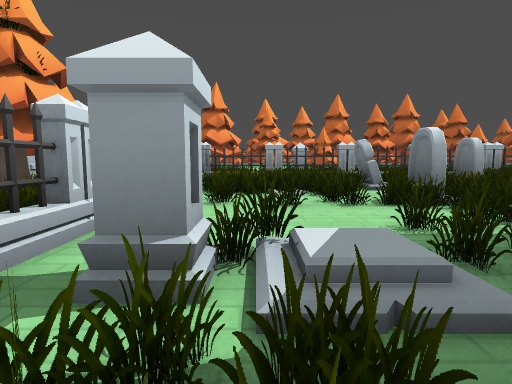
view 1 (above)

20 first-person views from a walk through a Godot game level. The camera is 1.2 m above the floor, tilts 6° down and sees 80° across. The floor is counted in squares, 2 m on a side. Each view is taken from the middle of a square. On the plan, view 1 faces up. The plan holds only what a view shows up to about 9 squares ahead; the rest is blank. The place goes on beyond the plan. Some surface patterns are stand-ins.

view 2
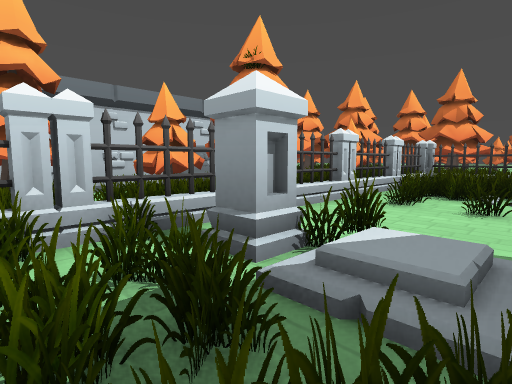

view 3
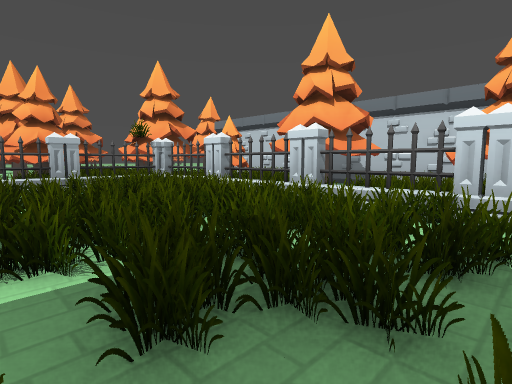

view 4
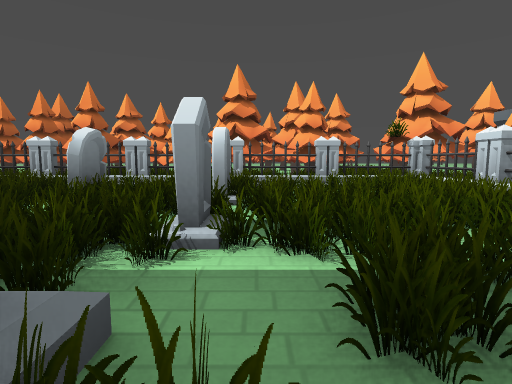

view 5
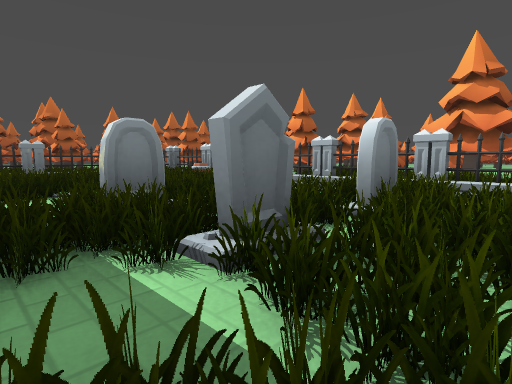

view 6
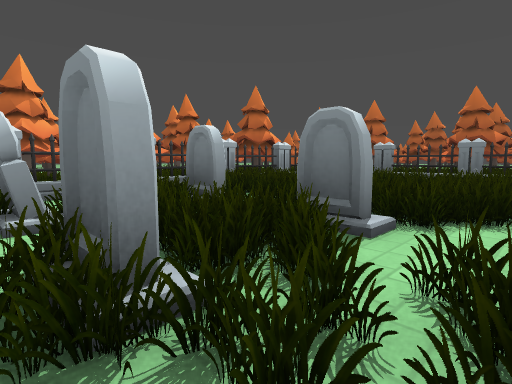

view 7
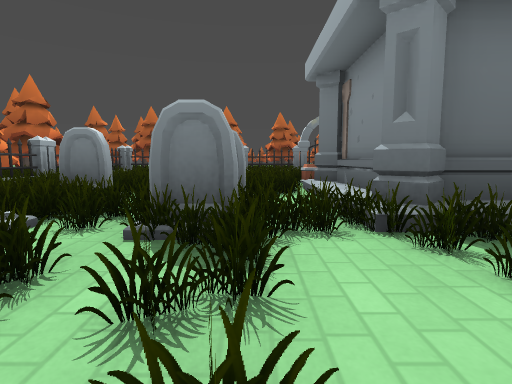

view 8
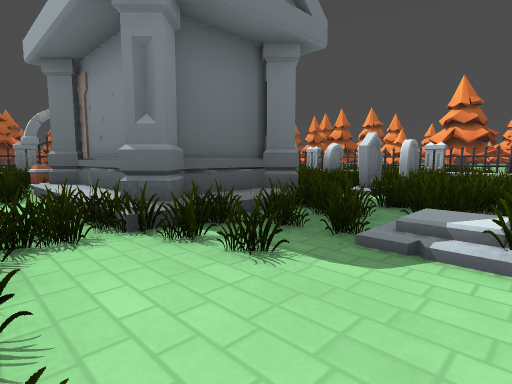

view 9
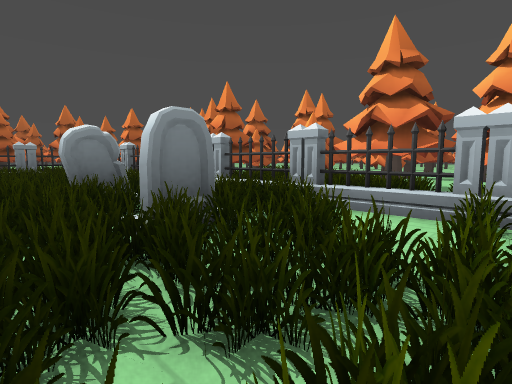

view 10
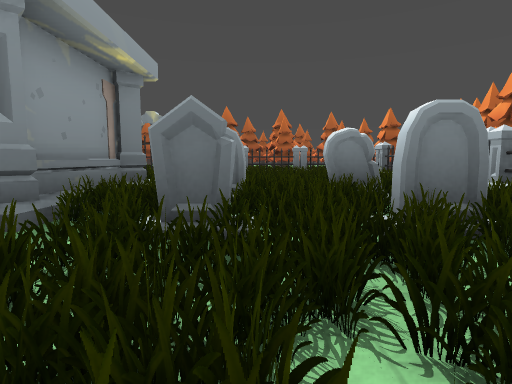

view 11
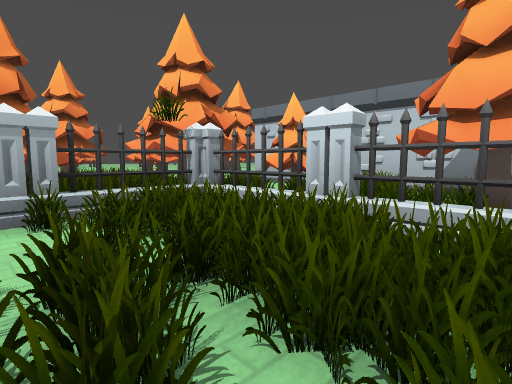

view 12
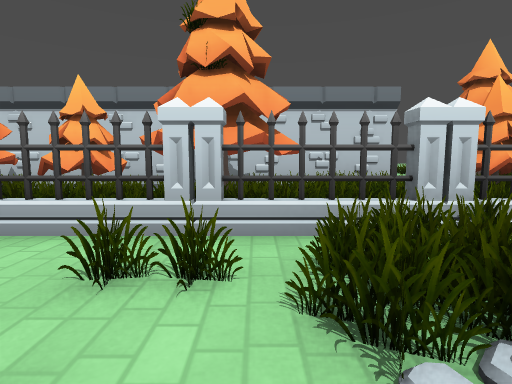

view 13
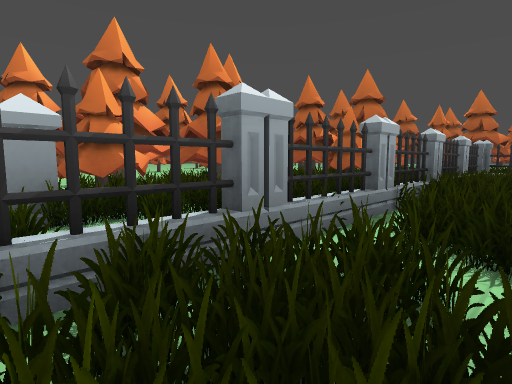

view 14
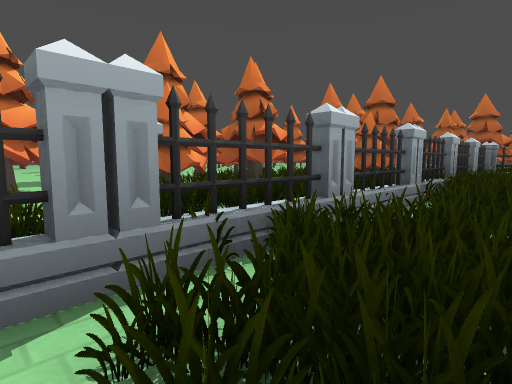

view 15
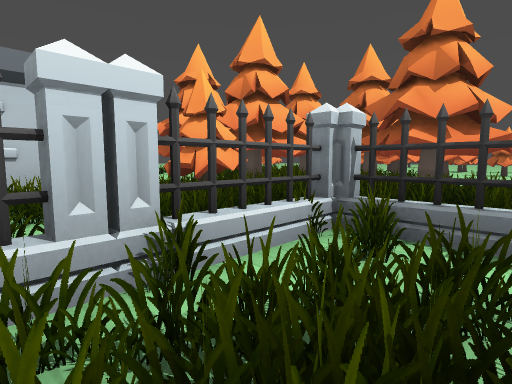

view 16
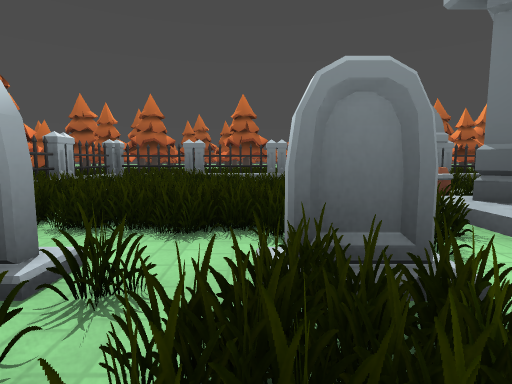

view 17
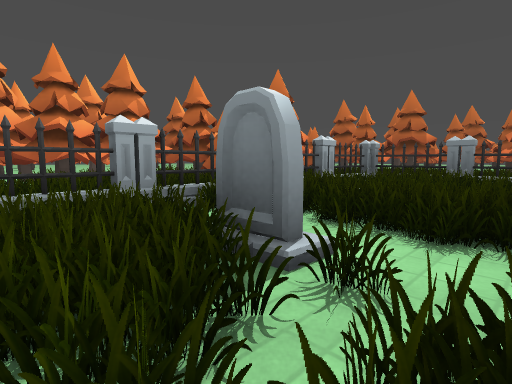

view 18
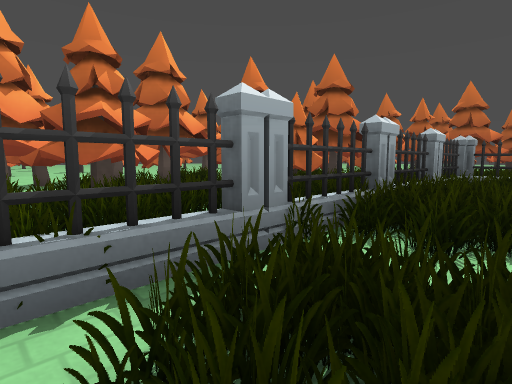

view 19
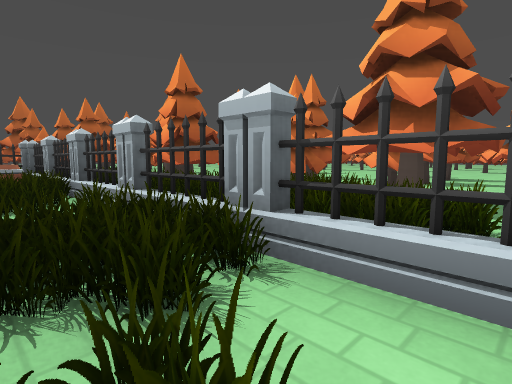

view 20
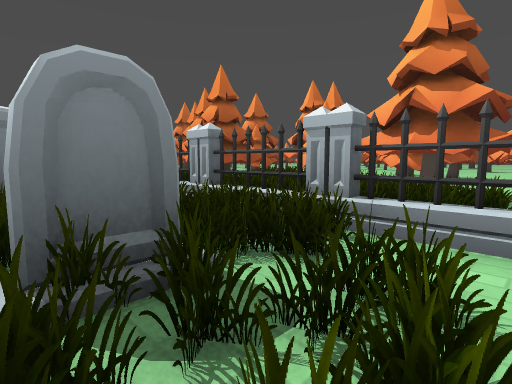

### Floor plan
Key: @ floor where view 1 was taken; # wall or solid block; . floor; / step, stairs or slope; F fence; T tombstone; P pine tree; B barrel; G gate.
Columns run from 4 left of view 1 to 12 right of it. Each row starts with its distance up from view 1.
 11          ##PP##
 10  ###########P###
  9 ###FFFFFFFFFF#F
  8 #PF......FF    F#
  7 ##FF..T/T/.    F#
  6 ##F...//T/.    F#
  5 P#F...T/T/.    ##
  4 P#F...T/T/     F#
  3 P#F....#//#B   ##
  2 PPF///.####   G#
  1 P#FF//.######  #
  0 P#F.@..#//#   F#
 -1 P#FF..T/TT.    #
 -2 PPFF..T/TT     F
 -3 P#F...T/T/     #
 -4 ##FF..TT//     F
 -5 ##F..F..... B ##
 -6  ##FFFFFFFFFFFF
 -7  ###PP####P##
 -8   ##PPP##PPPPP

Positions as (right, up) in squares from view 1, and headings:
1: (0, 0), facing up
2: (1, 0), facing up-left
3: (2, 1), facing down-left
4: (2, 1), facing down
5: (1, 0), facing down-right
6: (2, 3), facing up-right
7: (0, 4), facing right
8: (0, 4), facing down-right
9: (0, -2), facing down-right
10: (0, -2), facing right
11: (1, -2), facing down-left
12: (1, 5), facing left
13: (1, 7), facing up-right
14: (0, 7), facing up-right
15: (0, 6), facing up-left
16: (3, 5), facing right
17: (3, 5), facing up-right
18: (3, 7), facing up-right
19: (1, -4), facing down-right
20: (1, -3), facing down-right
